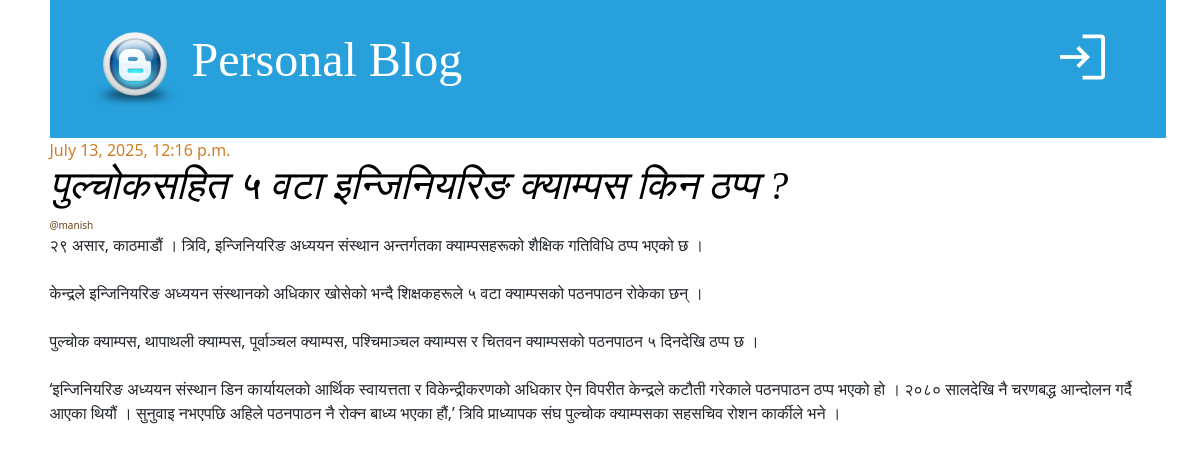
Screenshot of /post-detail/2/ with the database file from the repository.
### blog_app/models.py (models this page shows, shortened)
class Post(models.Model):
    title=models.CharField(max_length=255)
    content=models.TextField()
    author=models.ForeignKey("auth.User",on_delete=models.CASCADE)
    created_at=models.DateTimeField(auto_now_add=True)
    updated_at=models.DateTimeField(auto_now=True)
    published_at=models.DateTimeField(null=True,blank=True)

### blog_app/views.py (the view)
# urls.py: path("post-detail/<int:pk>/",views.post_detail, name="post-detail"),
def post_detail(request, pk):
    post =Post.objects.get(pk=pk)
    return render(
        request,
        "post_detail.html",
        {"post": post},
        )

### templates/post_detail.html (shortened to what this page needs)
{% extends "base.html" %}
{% block content %}
<div class="row">
    <div class="col">
        <div class ="post">
            <div class="date">{{ post.published_at }}</div>
            <h1>
                <a href="#" class="text-decoration-none fst-italic">{{post.title }}</a>
            </h1>
            <div class="date author"> @{{ post.author.username }}</div>
            <p>
                {{ post.content|linebreaksbr }}
            </p>
        </div>
    </div>
</div>
{% endblock content %}

### static/css/blog.css (style rules this page uses)
body { padding-left: 15px; }
h1 a { color: #27a0dc; font-family: "Lobster"; }
h1, h2, h3, h4 { font-family: "Lobster", cursive; }
.date { color: #ce7e29; }
.post { margin-bottom: 30px; }
.post h1 a, .post h1 a:visited { color: #000000; }
.author { font-size: 10px; color: #6b441a; }

### rows the page displays
Post: published_at "July 13, 2025, 12:16 p.m.", title "पुल्चोकसहित ५ वटा इन्जिनियरिङ क्याम्पस किन ठप्प ?", author.username "manish", content "२९ असार, काठमाडौं । त्रिवि, इन्जिनियरिङ अध्ययन संस्थान अन्तर्गतका क्याम्पसहरूको शैक्षिक गतिविधि ठप्प भएको छ । केन्द्रले इन्जिनियरिङ अध्ययन संस्थानको अधिकार खोसेको भन्दै शिक्षकहरूले ५ वटा क्याम्पसको पठनपाठन रोकेका छन् । पुल्चोक क्याम्पस, थापाथली क्याम्पस, पूर्वाञ्चल क्याम्पस, पश्चिमाञ्चल क्याम्पस र चितवन क्याम्पसको पठनपाठन ५ दिनदेखि ठप्प छ । ‘इन्जिनियरिङ अध्ययन संस्थान डिन कार्यायलको आर्थिक स्वायत्तता र विकेन्द्रीकरणको अधिकार ऐन विपरीत केन्द्रले कटौती गरेकाले पठनपाठन ठप्प भएको हो । २०८० सालदेखि नै चरणबद्ध आन्दोलन गर्दै आएका थियौं । सुनुवाइ नभएपछि अहिले पठनपाठन नै रोक्न बाध्य भएका हौं,’ त्रिवि प्राध्यापक संघ पुल्चोक क्याम्पसका सहसचिव रोशन कार्कीले भने ।"
